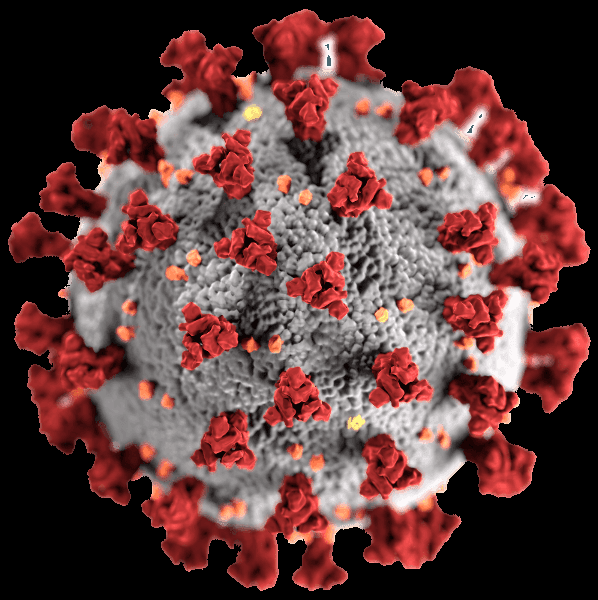
#> input picture OPENCV_3/Challange-1.Yapay-Zekalı-Korona-Uyarısı-Yapan-Durak/aa.png, 598 x 600 px
$ python 'korona_uyarısı.py'
#> lines starting #> are read from the running program, lines starting #| are printed output that depends on the picture; after the words box and inside, x2 and y2 are one past the last pixel; in counts of white or black regions, pixels touching at a corner belong together
import cv2
import numpy as np

face_cascade = cv2.CascadeClassifier("haarcascade_frontalface_default.xml")
mouth_cascade = cv2.CascadeClassifier("haarcascade_mcs_mouth.xml")


korona = cv2.imread("aa.png")
#> korona is the input picture: shape (600, 598, 3); mean B, G, R 58.7, 59.9, 95.3
yazi_maskeli = cv2.imread("yazi.png")
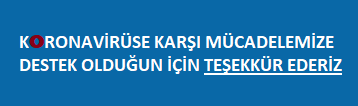
#> input picture OPENCV_3/Challange-1.Yapay-Zekalı-Korona-Uyarısı-Yapan-Durak/yazi.png, 358 x 106 px
#> yazi_maskeli is the input picture: shape (106, 358, 3); mean B, G, R 175.4, 119, 34.7
yazi_maskesiz = cv2.imread("yazi2.png")
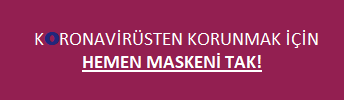
#> input picture OPENCV_3/Challange-1.Yapay-Zekalı-Korona-Uyarısı-Yapan-Durak/yazi2.png, 344 x 100 px
#> yazi_maskesiz is the input picture: shape (100, 344, 3); mean B, G, R 93.6, 47.2, 154.2

korona_gray = cv2.cvtColor(korona, cv2.COLOR_BGR2GRAY)  # renkli resmi gri yaptık.
ret, mask = cv2.threshold(korona_gray, 5, 255, cv2.THRESH_BINARY)
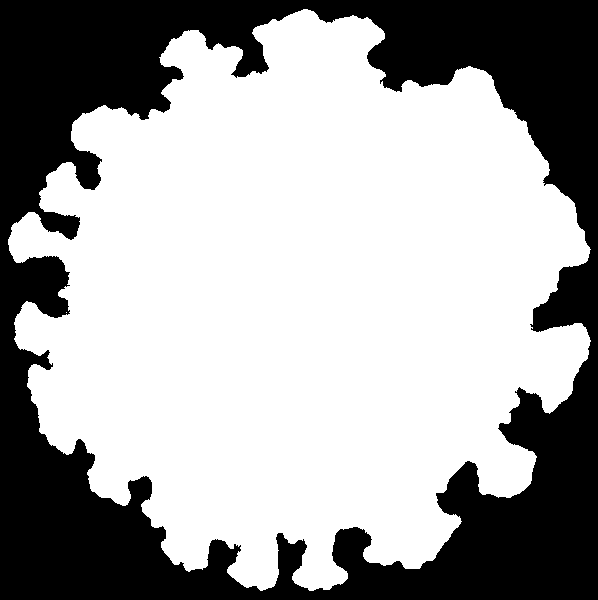
#> mask: shape (600, 598); 64.3% white; 1 black region, box (x1, y1, x2, y2) and area: (0, 0, 598, 600) 127980
# gri görüntüyü eşik değerinden geçirdik. 5'in altındaki değerler 0 oldu. yani siyah.


cv2.namedWindow("Mask Detection")

cam = cv2.VideoCapture(0)

cam_x, cam_y = int(cam.get(3)), int(cam.get(4))
# kameramın boyutlarını get ile almış oldum. float döndükleri için int yaptık.

cerceve = np.zeros((cam_y+200, cam_x, 3), np.uint8)
""" resmimi yerleştirmek için boş bir çerçeveye ihtiyacım var. 3 renk kanalına sahip olduğunu da yazık.
    kamera boyutumla aynı siyah boş bir çerçeve oluştu.
    kamera görüntümü 640,480 olarak varsaydım. yukardan aşağısı 680 boyutunda olucak.
    bu yüzden alt tarafta 200'lük fazlalık olucak. onu da y kısmına ekledik.
    artık kamera görüntümüzden 200 piksel daha fazla olan bir çerçevemiz var.
    çerçeveni 200 piksel olan kısmına yazılar gelecek.
    yazıların boyutlarını ayarladık."""

yazi_maskeli = cv2.resize(yazi_maskeli, (cam_x, 200))
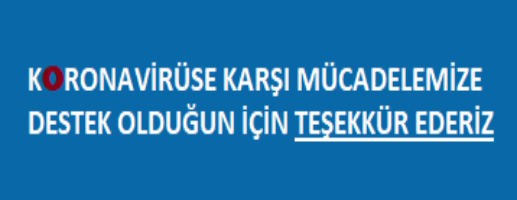
#> yazi_maskeli: shape (200, 517, 3); mean B, G, R 175.4, 119, 34.7
yazi_maskesiz = cv2.resize(yazi_maskesiz, (cam_x, 200))
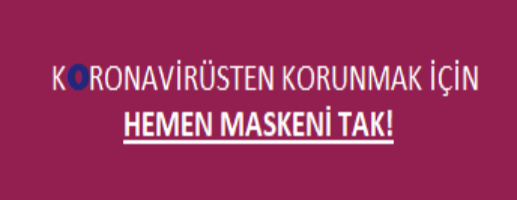
#> yazi_maskesiz: shape (200, 517, 3); mean B, G, R 93.6, 47.1, 154.2

while cam.isOpened():
    ret, frame = cam.read()
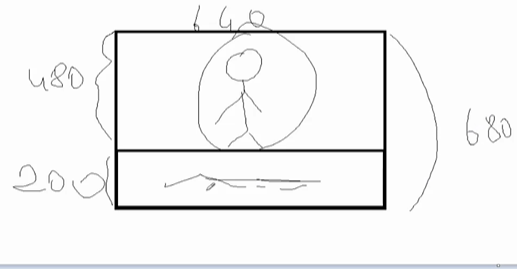
#> input picture OPENCV_3/Challange-1.Yapay-Zekalı-Korona-Uyarısı-Yapan-Durak/kamera boyutum.PNG, 517 x 269 px, given in place of the camera
#> frame is the input picture: shape (269, 517, 3); mean B, G, R 243.8, 243.5, 243.4
    video = frame.copy()

    if not ret:
        print("haydaa")

    """ boş çerçevenin alt tarafına maskeli olan resim otomatik olarak yerleşecek sürekli bir
        döngü halinde hep çıkacak, eğer maskesiz insan varsa değişecek. """
    cerceve[-200:, :] = yazi_maskeli
    cerceve[:-200, :] = video
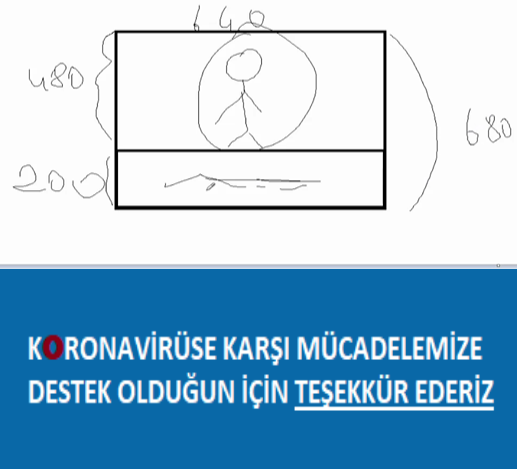
#> cerceve: shape (469, 517, 3); mean B, G, R 214.6, 190.4, 154.4

    gray_image = cv2.cvtColor(frame, cv2.COLOR_BGR2GRAY)

    faces = face_cascade.detectMultiScale(gray_image, 1.1, 7)
#> faces = ()

    if(len(faces) == 0):
        print("no face found")
    else:
        for x, y, w, h in faces:
            roi_gray = gray_image[y:y+h, x:x+w]
            roi = frame[y:y+h, x:x+w]

            mouth = mouth_cascade.detectMultiScale(roi_gray, 1.4, 15)

            if(len(mouth) == 0):
                print("maske takılı")
            else:
                print("maskenizi takın")
                cerceve[-200:, :] = yazi_maskesiz
                dsize = (w, h)
                # yüzün değerleri değiştiği için buradaki korona resmimde boyutların değişmesi gerek.
                # buradaki mask'enin boyutları da sürekli değişmesi gerek.

                korona_resize = cv2.resize(korona, dsize)
                # renkli resmi kullanacağımız için tekrar boyutunu boyutlandırmak gerekiyor.
                # yüzün boyutuna göre görsel otomatik boyutlanacak.

                mask_resize = cv2.resize(mask, dsize)
                mask_inv = cv2.bitwise_not(mask_resize)  # mask' ede 0'ları 1, 1'leri 0 yaptık.


                img1_bg = cv2.bitwise_and(roi, roi, mask=mask_inv)
                # yüzümüzün olduğu renkli kısım: roi
                # mask'nin terslenmiş halini çarpıyoruz.

                img2_fg = cv2.bitwise_and(korona_resize, korona_resize, mask=mask_resize)  # koronanın tekrar boyutlandırılmış hali.

                toplam = cv2.add(img1_bg, img2_fg)  # ikisini topladık.

                video[y:y+h, x:x+w] = toplam  # ana görsel üzerinde yüzün olduğu kısma ekleme yaptık.

                cerceve[:-200, :] = video    # yazılı kısma ekleme işlemi yaptık.


    cv2.imshow("Mask Detection", cerceve)

    if cv2.waitKey(33) & 0xFF == ord("q"):
#> (key q is pressed here)
        print("by")
        break


cam.release()
cv2.destroyAllWindows()
